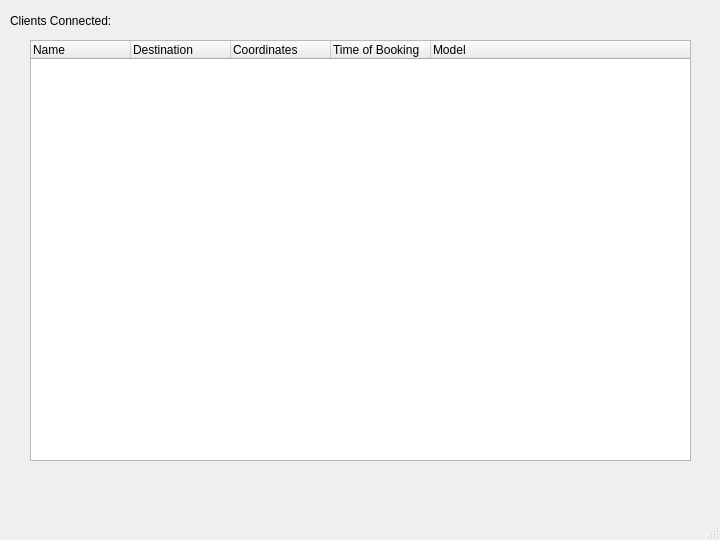
<?xml version="1.0" encoding="UTF-8"?>
<ui version="4.0">
 <class>MainWindow</class>
 <widget class="QMainWindow" name="MainWindow">
  <property name="geometry">
   <rect>
    <x>0</x>
    <y>0</y>
    <width>720</width>
    <height>540</height>
   </rect>
  </property>
  <property name="windowTitle">
   <string>MainWindow</string>
  </property>
  <widget class="QWidget" name="centralwidget">
   <widget class="QLabel" name="ClientCountLabel">
    <property name="geometry">
     <rect>
      <x>10</x>
      <y>10</y>
      <width>101</width>
      <height>21</height>
     </rect>
    </property>
    <property name="text">
     <string>Clients Connected:</string>
    </property>
   </widget>
   <widget class="QTreeWidget" name="CarBookingTable">
    <property name="geometry">
     <rect>
      <x>30</x>
      <y>40</y>
      <width>661</width>
      <height>421</height>
     </rect>
    </property>
    <column>
     <property name="text">
      <string>Name</string>
     </property>
    </column>
    <column>
     <property name="text">
      <string>Destination</string>
     </property>
    </column>
    <column>
     <property name="text">
      <string>Coordinates</string>
     </property>
    </column>
    <column>
     <property name="text">
      <string>Time of Booking</string>
     </property>
    </column>
    <column>
     <property name="text">
      <string>Cybertruck</string>
     </property>
    </column>
   </widget>
   <widget class="QTreeWidget" name="PlaneBookingTable">
    <property name="geometry">
     <rect>
      <x>30</x>
      <y>40</y>
      <width>661</width>
      <height>421</height>
     </rect>
    </property>
    <column>
     <property name="text">
      <string>Name</string>
     </property>
    </column>
    <column>
     <property name="text">
      <string>Destination</string>
     </property>
    </column>
    <column>
     <property name="text">
      <string>Coordinates</string>
     </property>
    </column>
    <column>
     <property name="text">
      <string>Time of Booking</string>
     </property>
    </column>
    <column>
     <property name="text">
      <string>Model</string>
     </property>
    </column>
   </widget>
  </widget>
  <widget class="QMenuBar" name="menubar">
   <property name="geometry">
    <rect>
     <x>0</x>
     <y>0</y>
     <width>720</width>
     <height>17</height>
    </rect>
   </property>
  </widget>
  <widget class="QStatusBar" name="statusbar"/>
 </widget>
 <resources/>
 <connections/>
</ui>
